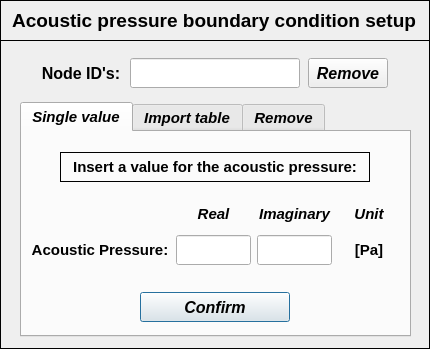
<?xml version="1.0" encoding="UTF-8"?>
<ui version="4.0">
 <class>Dialog</class>
 <widget class="QDialog" name="Dialog">
  <property name="windowModality">
   <enum>Qt::NonModal</enum>
  </property>
  <property name="geometry">
   <rect>
    <x>0</x>
    <y>0</y>
    <width>430</width>
    <height>349</height>
   </rect>
  </property>
  <property name="sizePolicy">
   <sizepolicy hsizetype="Fixed" vsizetype="Fixed">
    <horstretch>0</horstretch>
    <verstretch>0</verstretch>
   </sizepolicy>
  </property>
  <property name="minimumSize">
   <size>
    <width>430</width>
    <height>349</height>
   </size>
  </property>
  <property name="maximumSize">
   <size>
    <width>430</width>
    <height>349</height>
   </size>
  </property>
  <property name="contextMenuPolicy">
   <enum>Qt::DefaultContextMenu</enum>
  </property>
  <property name="windowTitle">
   <string> Set: acoustic pressure</string>
  </property>
  <property name="windowIcon">
   <iconset>
    <normaloff>../../../../../../Downloads/load - Copia.png</normaloff>../../../../../../Downloads/load - Copia.png</iconset>
  </property>
  <property name="whatsThis">
   <string/>
  </property>
  <widget class="QFrame" name="frame">
   <property name="geometry">
    <rect>
     <x>0</x>
     <y>0</y>
     <width>430</width>
     <height>41</height>
    </rect>
   </property>
   <property name="minimumSize">
    <size>
     <width>430</width>
     <height>0</height>
    </size>
   </property>
   <property name="maximumSize">
    <size>
     <width>430</width>
     <height>16777215</height>
    </size>
   </property>
   <property name="font">
    <font>
     <family>Arial</family>
     <pointsize>10</pointsize>
     <weight>75</weight>
     <bold>true</bold>
    </font>
   </property>
   <property name="frameShape">
    <enum>QFrame::Box</enum>
   </property>
   <property name="frameShadow">
    <enum>QFrame::Plain</enum>
   </property>
   <property name="lineWidth">
    <number>1</number>
   </property>
   <widget class="QLabel" name="label">
    <property name="geometry">
     <rect>
      <x>4</x>
      <y>6</y>
      <width>420</width>
      <height>30</height>
     </rect>
    </property>
    <property name="minimumSize">
     <size>
      <width>420</width>
      <height>30</height>
     </size>
    </property>
    <property name="maximumSize">
     <size>
      <width>420</width>
      <height>30</height>
     </size>
    </property>
    <property name="font">
     <font>
      <family>Arial</family>
      <pointsize>12</pointsize>
      <weight>75</weight>
      <italic>false</italic>
      <bold>true</bold>
     </font>
    </property>
    <property name="text">
     <string>&lt;html&gt;&lt;head/&gt;&lt;body&gt;&lt;p align=&quot;center&quot;&gt;&lt;span style=&quot; font-size:14pt; font-style:normal;&quot;&gt;Acoustic pressure boundary condition setup&lt;/span&gt;&lt;/p&gt;&lt;/body&gt;&lt;/html&gt;</string>
    </property>
    <property name="textFormat">
     <enum>Qt::AutoText</enum>
    </property>
    <property name="alignment">
     <set>Qt::AlignCenter</set>
    </property>
   </widget>
  </widget>
  <widget class="QFrame" name="frame_2">
   <property name="geometry">
    <rect>
     <x>0</x>
     <y>40</y>
     <width>430</width>
     <height>309</height>
    </rect>
   </property>
   <property name="minimumSize">
    <size>
     <width>430</width>
     <height>0</height>
    </size>
   </property>
   <property name="maximumSize">
    <size>
     <width>430</width>
     <height>16777215</height>
    </size>
   </property>
   <property name="frameShape">
    <enum>QFrame::Box</enum>
   </property>
   <property name="frameShadow">
    <enum>QFrame::Plain</enum>
   </property>
   <widget class="QTabWidget" name="tabWidget_acoustic_pressure">
    <property name="geometry">
     <rect>
      <x>20</x>
      <y>62</y>
      <width>391</width>
      <height>235</height>
     </rect>
    </property>
    <property name="minimumSize">
     <size>
      <width>391</width>
      <height>235</height>
     </size>
    </property>
    <property name="maximumSize">
     <size>
      <width>391</width>
      <height>235</height>
     </size>
    </property>
    <property name="font">
     <font>
      <family>Arial</family>
      <pointsize>11</pointsize>
      <weight>75</weight>
      <italic>true</italic>
      <bold>true</bold>
     </font>
    </property>
    <property name="currentIndex">
     <number>0</number>
    </property>
    <widget class="QWidget" name="tab_constant_values">
     <attribute name="title">
      <string>Single value</string>
     </attribute>
     <widget class="QWidget" name="gridLayoutWidget">
      <property name="geometry">
       <rect>
        <x>8</x>
        <y>66</y>
        <width>370</width>
        <height>71</height>
       </rect>
      </property>
      <layout class="QGridLayout" name="gridLayout">
       <item row="1" column="2">
        <widget class="QLineEdit" name="lineEdit_pressure_imag">
         <property name="minimumSize">
          <size>
           <width>75</width>
           <height>30</height>
          </size>
         </property>
         <property name="maximumSize">
          <size>
           <width>75</width>
           <height>30</height>
          </size>
         </property>
         <property name="font">
          <font>
           <family>Arial</family>
           <pointsize>11</pointsize>
           <weight>75</weight>
           <italic>true</italic>
           <bold>true</bold>
          </font>
         </property>
         <property name="styleSheet">
          <string notr="true">color: rgb(255, 0, 0);</string>
         </property>
         <property name="text">
          <string/>
         </property>
         <property name="alignment">
          <set>Qt::AlignCenter</set>
         </property>
        </widget>
       </item>
       <item row="1" column="1">
        <widget class="QLineEdit" name="lineEdit_pressure_real">
         <property name="minimumSize">
          <size>
           <width>75</width>
           <height>30</height>
          </size>
         </property>
         <property name="maximumSize">
          <size>
           <width>75</width>
           <height>30</height>
          </size>
         </property>
         <property name="font">
          <font>
           <family>Arial</family>
           <pointsize>11</pointsize>
           <weight>75</weight>
           <italic>true</italic>
           <bold>true</bold>
          </font>
         </property>
         <property name="styleSheet">
          <string notr="true">color: rgb(255, 0, 0);</string>
         </property>
         <property name="text">
          <string/>
         </property>
         <property name="alignment">
          <set>Qt::AlignCenter</set>
         </property>
        </widget>
       </item>
       <item row="1" column="3">
        <widget class="QLabel" name="label_13">
         <property name="minimumSize">
          <size>
           <width>40</width>
           <height>30</height>
          </size>
         </property>
         <property name="maximumSize">
          <size>
           <width>100</width>
           <height>30</height>
          </size>
         </property>
         <property name="font">
          <font>
           <family>Arial</family>
           <pointsize>11</pointsize>
           <italic>false</italic>
          </font>
         </property>
         <property name="text">
          <string>[Pa]</string>
         </property>
         <property name="alignment">
          <set>Qt::AlignCenter</set>
         </property>
        </widget>
       </item>
       <item row="0" column="3">
        <widget class="QLabel" name="label_5">
         <property name="minimumSize">
          <size>
           <width>50</width>
           <height>25</height>
          </size>
         </property>
         <property name="maximumSize">
          <size>
           <width>16777215</width>
           <height>25</height>
          </size>
         </property>
         <property name="font">
          <font>
           <family>Arial</family>
           <pointsize>11</pointsize>
           <weight>75</weight>
           <italic>true</italic>
           <bold>true</bold>
          </font>
         </property>
         <property name="frameShape">
          <enum>QFrame::NoFrame</enum>
         </property>
         <property name="frameShadow">
          <enum>QFrame::Raised</enum>
         </property>
         <property name="text">
          <string>Unit</string>
         </property>
         <property name="alignment">
          <set>Qt::AlignCenter</set>
         </property>
        </widget>
       </item>
       <item row="0" column="2">
        <widget class="QLabel" name="label_8">
         <property name="minimumSize">
          <size>
           <width>75</width>
           <height>25</height>
          </size>
         </property>
         <property name="maximumSize">
          <size>
           <width>75</width>
           <height>25</height>
          </size>
         </property>
         <property name="font">
          <font>
           <family>Arial</family>
           <pointsize>11</pointsize>
           <weight>75</weight>
           <italic>true</italic>
           <bold>true</bold>
          </font>
         </property>
         <property name="frameShape">
          <enum>QFrame::NoFrame</enum>
         </property>
         <property name="frameShadow">
          <enum>QFrame::Raised</enum>
         </property>
         <property name="text">
          <string>Imaginary</string>
         </property>
         <property name="alignment">
          <set>Qt::AlignCenter</set>
         </property>
        </widget>
       </item>
       <item row="0" column="1">
        <widget class="QLabel" name="label_7">
         <property name="minimumSize">
          <size>
           <width>75</width>
           <height>25</height>
          </size>
         </property>
         <property name="maximumSize">
          <size>
           <width>75</width>
           <height>25</height>
          </size>
         </property>
         <property name="font">
          <font>
           <family>Arial</family>
           <pointsize>11</pointsize>
           <weight>75</weight>
           <italic>true</italic>
           <bold>true</bold>
          </font>
         </property>
         <property name="frameShape">
          <enum>QFrame::NoFrame</enum>
         </property>
         <property name="frameShadow">
          <enum>QFrame::Raised</enum>
         </property>
         <property name="text">
          <string>Real</string>
         </property>
         <property name="alignment">
          <set>Qt::AlignCenter</set>
         </property>
        </widget>
       </item>
       <item row="1" column="0">
        <widget class="QLabel" name="label_6">
         <property name="enabled">
          <bool>true</bool>
         </property>
         <property name="minimumSize">
          <size>
           <width>140</width>
           <height>30</height>
          </size>
         </property>
         <property name="maximumSize">
          <size>
           <width>140</width>
           <height>30</height>
          </size>
         </property>
         <property name="font">
          <font>
           <family>Arial</family>
           <pointsize>11</pointsize>
           <italic>false</italic>
          </font>
         </property>
         <property name="text">
          <string>Acoustic Pressure:</string>
         </property>
         <property name="alignment">
          <set>Qt::AlignCenter</set>
         </property>
        </widget>
       </item>
      </layout>
     </widget>
     <widget class="QPushButton" name="pushButton_constant_values_confirm">
      <property name="geometry">
       <rect>
        <x>118</x>
        <y>160</y>
        <width>150</width>
        <height>30</height>
       </rect>
      </property>
      <property name="minimumSize">
       <size>
        <width>150</width>
        <height>30</height>
       </size>
      </property>
      <property name="maximumSize">
       <size>
        <width>150</width>
        <height>30</height>
       </size>
      </property>
      <property name="font">
       <font>
        <family>Arial</family>
        <pointsize>12</pointsize>
        <weight>75</weight>
        <italic>true</italic>
        <bold>true</bold>
       </font>
      </property>
      <property name="text">
       <string>Confirm</string>
      </property>
     </widget>
     <widget class="QLabel" name="label_20">
      <property name="enabled">
       <bool>true</bool>
      </property>
      <property name="geometry">
       <rect>
        <x>38</x>
        <y>20</y>
        <width>310</width>
        <height>30</height>
       </rect>
      </property>
      <property name="minimumSize">
       <size>
        <width>310</width>
        <height>30</height>
       </size>
      </property>
      <property name="maximumSize">
       <size>
        <width>310</width>
        <height>30</height>
       </size>
      </property>
      <property name="font">
       <font>
        <family>Arial</family>
        <pointsize>11</pointsize>
        <weight>75</weight>
        <italic>false</italic>
        <bold>true</bold>
       </font>
      </property>
      <property name="frameShape">
       <enum>QFrame::Box</enum>
      </property>
      <property name="text">
       <string>Insert a value for the acoustic pressure:</string>
      </property>
      <property name="alignment">
       <set>Qt::AlignCenter</set>
      </property>
     </widget>
    </widget>
    <widget class="QWidget" name="tab_table_values">
     <attribute name="title">
      <string>Import table</string>
     </attribute>
     <widget class="QToolButton" name="toolButton_load_table">
      <property name="enabled">
       <bool>true</bool>
      </property>
      <property name="geometry">
       <rect>
        <x>308</x>
        <y>74</y>
        <width>65</width>
        <height>30</height>
       </rect>
      </property>
      <property name="sizePolicy">
       <sizepolicy hsizetype="Expanding" vsizetype="Fixed">
        <horstretch>0</horstretch>
        <verstretch>0</verstretch>
       </sizepolicy>
      </property>
      <property name="minimumSize">
       <size>
        <width>65</width>
        <height>30</height>
       </size>
      </property>
      <property name="maximumSize">
       <size>
        <width>65</width>
        <height>30</height>
       </size>
      </property>
      <property name="font">
       <font>
        <family>Arial</family>
        <pointsize>11</pointsize>
        <weight>75</weight>
        <italic>true</italic>
        <bold>true</bold>
       </font>
      </property>
      <property name="text">
       <string>Search</string>
      </property>
      <property name="autoRaise">
       <bool>false</bool>
      </property>
      <property name="arrowType">
       <enum>Qt::NoArrow</enum>
      </property>
     </widget>
     <widget class="QLineEdit" name="line_load_table_path">
      <property name="enabled">
       <bool>true</bool>
      </property>
      <property name="geometry">
       <rect>
        <x>16</x>
        <y>74</y>
        <width>287</width>
        <height>30</height>
       </rect>
      </property>
      <property name="minimumSize">
       <size>
        <width>287</width>
        <height>30</height>
       </size>
      </property>
      <property name="maximumSize">
       <size>
        <width>287</width>
        <height>30</height>
       </size>
      </property>
      <property name="font">
       <font>
        <family>Arial</family>
        <pointsize>8</pointsize>
        <weight>50</weight>
        <italic>true</italic>
        <bold>false</bold>
       </font>
      </property>
      <property name="alignment">
       <set>Qt::AlignCenter</set>
      </property>
     </widget>
     <widget class="QPushButton" name="pushButton_table_values_confirm">
      <property name="geometry">
       <rect>
        <x>118</x>
        <y>160</y>
        <width>150</width>
        <height>30</height>
       </rect>
      </property>
      <property name="font">
       <font>
        <family>Arial</family>
        <pointsize>12</pointsize>
        <weight>75</weight>
        <italic>true</italic>
        <bold>true</bold>
       </font>
      </property>
      <property name="text">
       <string>Confirm</string>
      </property>
     </widget>
     <widget class="QLabel" name="label_19">
      <property name="enabled">
       <bool>true</bool>
      </property>
      <property name="geometry">
       <rect>
        <x>36</x>
        <y>22</y>
        <width>312</width>
        <height>30</height>
       </rect>
      </property>
      <property name="font">
       <font>
        <family>Arial</family>
        <pointsize>11</pointsize>
        <weight>75</weight>
        <italic>false</italic>
        <bold>true</bold>
       </font>
      </property>
      <property name="frameShape">
       <enum>QFrame::Box</enum>
      </property>
      <property name="text">
       <string>Select a table of values to be imported:</string>
      </property>
      <property name="alignment">
       <set>Qt::AlignCenter</set>
      </property>
     </widget>
     <widget class="QSpinBox" name="spinBox">
      <property name="geometry">
       <rect>
        <x>234</x>
        <y>118</y>
        <width>42</width>
        <height>25</height>
       </rect>
      </property>
      <property name="maximum">
       <number>10</number>
      </property>
     </widget>
     <widget class="QLabel" name="label_9">
      <property name="geometry">
       <rect>
        <x>72</x>
        <y>118</y>
        <width>160</width>
        <height>25</height>
       </rect>
      </property>
      <property name="minimumSize">
       <size>
        <width>160</width>
        <height>25</height>
       </size>
      </property>
      <property name="maximumSize">
       <size>
        <width>160</width>
        <height>25</height>
       </size>
      </property>
      <property name="font">
       <font>
        <family>Arial</family>
        <pointsize>11</pointsize>
        <weight>75</weight>
        <italic>false</italic>
        <bold>true</bold>
       </font>
      </property>
      <property name="text">
       <string>Header rows to skip:</string>
      </property>
      <property name="alignment">
       <set>Qt::AlignCenter</set>
      </property>
     </widget>
    </widget>
    <widget class="QWidget" name="tab">
     <attribute name="title">
      <string>Remove</string>
     </attribute>
     <widget class="QTreeWidget" name="treeWidget_acoustic_pressure">
      <property name="geometry">
       <rect>
        <x>52</x>
        <y>42</y>
        <width>282</width>
        <height>120</height>
       </rect>
      </property>
      <property name="minimumSize">
       <size>
        <width>282</width>
        <height>120</height>
       </size>
      </property>
      <property name="maximumSize">
       <size>
        <width>282</width>
        <height>120</height>
       </size>
      </property>
      <property name="font">
       <font>
        <family>Arial</family>
        <italic>true</italic>
       </font>
      </property>
      <property name="indentation">
       <number>0</number>
      </property>
      <column>
       <property name="text">
        <string>Nodes</string>
       </property>
       <property name="font">
        <font>
         <family>Arial</family>
         <pointsize>10</pointsize>
         <weight>75</weight>
         <italic>true</italic>
         <bold>true</bold>
        </font>
       </property>
       <property name="textAlignment">
        <set>AlignCenter</set>
       </property>
      </column>
      <column>
       <property name="text">
        <string>Values</string>
       </property>
       <property name="font">
        <font>
         <family>Arial</family>
         <pointsize>10</pointsize>
         <weight>75</weight>
         <italic>true</italic>
         <bold>true</bold>
        </font>
       </property>
       <property name="textAlignment">
        <set>AlignCenter</set>
       </property>
      </column>
     </widget>
     <widget class="QPushButton" name="pushButton_remove_bc_confirm_2">
      <property name="geometry">
       <rect>
        <x>138</x>
        <y>170</y>
        <width>110</width>
        <height>30</height>
       </rect>
      </property>
      <property name="minimumSize">
       <size>
        <width>110</width>
        <height>30</height>
       </size>
      </property>
      <property name="maximumSize">
       <size>
        <width>110</width>
        <height>30</height>
       </size>
      </property>
      <property name="font">
       <font>
        <family>Arial</family>
        <pointsize>12</pointsize>
        <weight>75</weight>
        <italic>true</italic>
        <bold>true</bold>
       </font>
      </property>
      <property name="text">
       <string>Remove</string>
      </property>
     </widget>
     <widget class="QLabel" name="label_29">
      <property name="geometry">
       <rect>
        <x>18</x>
        <y>6</y>
        <width>347</width>
        <height>30</height>
       </rect>
      </property>
      <property name="minimumSize">
       <size>
        <width>0</width>
        <height>30</height>
       </size>
      </property>
      <property name="maximumSize">
       <size>
        <width>16777215</width>
        <height>30</height>
       </size>
      </property>
      <property name="font">
       <font>
        <family>Arial</family>
        <pointsize>11</pointsize>
        <weight>75</weight>
        <italic>false</italic>
        <bold>true</bold>
       </font>
      </property>
      <property name="frameShape">
       <enum>QFrame::Box</enum>
      </property>
      <property name="text">
       <string>Select a node to remove the acoustic presure:</string>
      </property>
      <property name="textFormat">
       <enum>Qt::AutoText</enum>
      </property>
      <property name="alignment">
       <set>Qt::AlignCenter</set>
      </property>
     </widget>
    </widget>
   </widget>
   <widget class="QLineEdit" name="lineEdit_nodeID">
    <property name="geometry">
     <rect>
      <x>130</x>
      <y>18</y>
      <width>170</width>
      <height>30</height>
     </rect>
    </property>
    <property name="minimumSize">
     <size>
      <width>170</width>
      <height>0</height>
     </size>
    </property>
    <property name="maximumSize">
     <size>
      <width>170</width>
      <height>16777215</height>
     </size>
    </property>
    <property name="font">
     <font>
      <family>Arial</family>
      <pointsize>11</pointsize>
      <weight>75</weight>
      <italic>true</italic>
      <bold>true</bold>
     </font>
    </property>
    <property name="focusPolicy">
     <enum>Qt::ClickFocus</enum>
    </property>
    <property name="styleSheet">
     <string notr="true">color: rgb(0, 0, 255);</string>
    </property>
    <property name="text">
     <string/>
    </property>
    <property name="alignment">
     <set>Qt::AlignCenter</set>
    </property>
   </widget>
   <widget class="QPushButton" name="pushButton_remove_bc_confirm">
    <property name="geometry">
     <rect>
      <x>308</x>
      <y>18</y>
      <width>80</width>
      <height>30</height>
     </rect>
    </property>
    <property name="minimumSize">
     <size>
      <width>0</width>
      <height>30</height>
     </size>
    </property>
    <property name="maximumSize">
     <size>
      <width>16777215</width>
      <height>30</height>
     </size>
    </property>
    <property name="font">
     <font>
      <family>Arial</family>
      <pointsize>12</pointsize>
      <weight>75</weight>
      <italic>true</italic>
      <bold>true</bold>
     </font>
    </property>
    <property name="text">
     <string>Remove</string>
    </property>
   </widget>
   <widget class="QLabel" name="label_2">
    <property name="geometry">
     <rect>
      <x>36</x>
      <y>18</y>
      <width>90</width>
      <height>30</height>
     </rect>
    </property>
    <property name="minimumSize">
     <size>
      <width>90</width>
      <height>30</height>
     </size>
    </property>
    <property name="maximumSize">
     <size>
      <width>90</width>
      <height>30</height>
     </size>
    </property>
    <property name="font">
     <font>
      <family>Arial</family>
      <pointsize>12</pointsize>
      <weight>75</weight>
      <italic>false</italic>
      <bold>true</bold>
     </font>
    </property>
    <property name="text">
     <string>Node ID's:</string>
    </property>
    <property name="alignment">
     <set>Qt::AlignCenter</set>
    </property>
   </widget>
  </widget>
 </widget>
 <tabstops>
  <tabstop>tabWidget_acoustic_pressure</tabstop>
  <tabstop>lineEdit_pressure_real</tabstop>
  <tabstop>lineEdit_pressure_imag</tabstop>
  <tabstop>pushButton_constant_values_confirm</tabstop>
  <tabstop>line_load_table_path</tabstop>
  <tabstop>toolButton_load_table</tabstop>
 </tabstops>
 <resources/>
 <connections/>
</ui>
